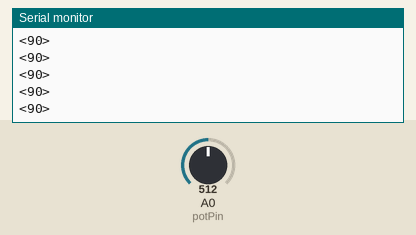
This sketch was run on a simulated Arduino Uno, built with avr-gcc and run on an emulated ATmega328P. Parts: the last lines printed to the serial monitor. The test bench sets the inputs (shaded band); at power-on: A0 (potPin) = 512.

Above: at 1.2 s.
1.3 s: A0 (potPin) set to 716
At 2.0 s:
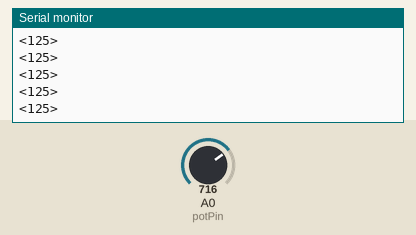
4.3 s: A0 (potPin) set to 900
At 5.4 s:
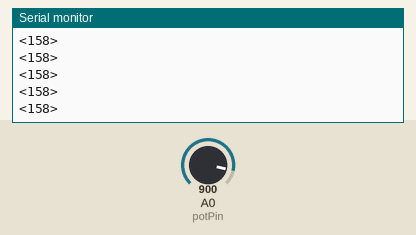
Timing chart, 0 to 7.3 s (numbered marks = the images above; inputs shaded):
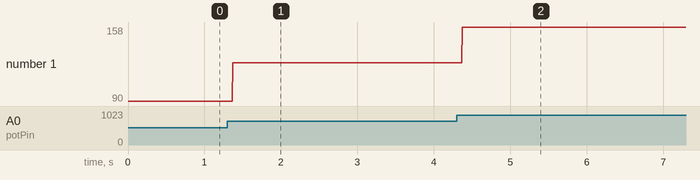

The sketch:

xbee_transmitter.ino
```cpp
const int potPin = A0; //Pot at Arduino A0 pin
//Variables:
int pos ; //Value from pot

void setup() {

  //Start the serial communication
  Serial.begin(9600); //Baud rate must be the same as is on xBee module

}

void loop() {

    //Read the analog value from pot and store it to "value" variable
    pos = analogRead(A0);
    //Map the analog value to pwm value
    pos = map (pos, 0, 1023, 0, 180);
  //Send the message:
  Serial.print('<');  //Starting symbol
  Serial.print(pos);//Value from 0 to 255
  Serial.println('>');//Ending symbol
}
```

Measured:
- after the input at 1.3 s, the serial monitor: prints a new line after 0.07 s (image 1)
- after the input at 4.3 s, the serial monitor: prints a new line after 0.07 s (image 2)
- plotted number 1: 90 → 125 after the input at 1.3 s, 125 → 158 after the input at 4.3 s
